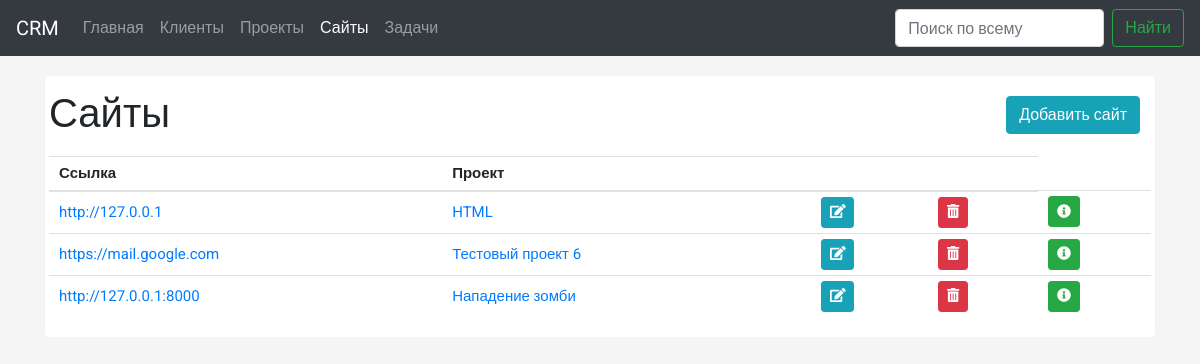
The app's page /sites/ with its own data.
### sites/models.py (models this page shows, shortened)
class Site(models.Model):
    name = models.URLField(max_length=250, verbose_name='Ссылка на сайт')
    main_project = models.ForeignKey('Project', null=True, on_delete=models.SET_NULL, related_name="sites",
                                     verbose_name='Проект')
    domain_d = models.TextField(max_length=1000, null=True, blank=True, verbose_name='Доступы к регистратору')
    server_d = models.TextField(max_length=1000, null=True, blank=True, verbose_name='Доступ к серверу')
    bd_d = models.TextField(max_length=1000, null=True, blank=True, verbose_name='Доступ к базе')
    admin_panel = models.TextField(max_length=1000, null=True, blank=True, verbose_name='Админка')
    pub_date = models.DateTimeField(auto_now_add=True, blank=True, null=True, verbose_name='Дата публикации')
    created_date = models.DateTimeField(default=timezone.now, verbose_name='Дата создания')
    class Meta:
        verbose_name_plural = 'Сайты'
        verbose_name = 'Сайт'
        ordering = ['-pub_date']

class Project(models.Model):
    name = models.CharField(max_length=250, verbose_name='Название проекта')
    clients = models.ForeignKey('Clients', on_delete=models.SET_NULL, related_name="clients", blank=True, null=True,
                                verbose_name='Клиент')
    history = models.TextField(max_length=3000, null=True, blank=True, verbose_name='История проекта')
    pub_date = models.DateTimeField(auto_now_add=True, blank=True, null=True, verbose_name='Дата публикации')
    created_date = models.DateTimeField(default=timezone.now, verbose_name='Дата создания')
    class Meta:
        verbose_name_plural = 'Проекты'
        verbose_name = 'Проект'
        ordering = ['-pub_date']
    def __str__(self):
        return self.name

### sites/views.py (the view)
# urls.py: path('sites/', sites_list, name="sites_list"),
def sites_list(request):
    sites = Site.objects.all()
    return render(request, 'crm/sites_list.html', context={'sites': sites})

### sites/templates/crm/sites_list.html (shortened to what this page needs)
{% extends "base.html" %}
{% block content %}
    <div class="content">
    <h1>Сайты</h1>
     <a href="{% url 'create_site' %}" class="btn btn-info right_btn">Добавить сайт</a>
  <table class="table table-hover">
  <thead>
    <tr>
      <th>Ссылка</th>
      <th >Проект</th>
      <th></th>
      <th></th>
      <th></th>
    </tr>
  </thead>
  <tbody>
  {% for site in sites %}
    <tr>
      <td><a href="{{ site.name }}">{{ site.name }}</a></td>
      <td><a href="/project/{{ site.main_project.id }}/">{{ site.main_project }}</a></td>
        <td><a href="/client/{{ site.clients_site.id }}/">{{ site.clients_site }}</a></td>
      <td><a href="{% url 'update_site' site.id %}" class="btn btn-sm btn-info"><i class="fas fa-edit"></i></a></td>
      <td><a href="{% url 'delete_site' site.id %}" class="btn btn-sm btn-danger"><i class="fas fa-trash-alt"></i></a></td>
     <td><a href="{% url 'site_detail' site.id %}" class="btn btn-sm btn-success"><i class="fas fa-info-circle"></i></a></td>
    </tr>
  {% endfor %}
  </tbody>
</table>
    </div>
{% endblock %}

### sites/templates/base.html (style rules this page uses)
body { background: #f5f5f5; font-family: 'Roboto', Sans-Serif; font-sie: 14px; }
.table td, .table th { font-size: 15px; vertical-align: middle; padding: 5px 10px; }
.content { background: #ffffff; padding: 4px; border-radius: .25rem; margin-top: 20px; }
h1 { padding: 10px 0; font-family: 'Roboto Condensed', Sans-Serif; }
.right_btn { float: right; right: 10px; position: absolute; margin-top: -60px; margin-right: 20px }
th { font-size: 14px }
td { min-height: 56px; }

### records on screen
Site: name "http://127.0.0.1", main_project "HTML"
Site: name "https://mail.google.com", main_project "Тестовый проект 6"
Site: name "http://127.0.0.1:8000", main_project "Нападение зомби"
